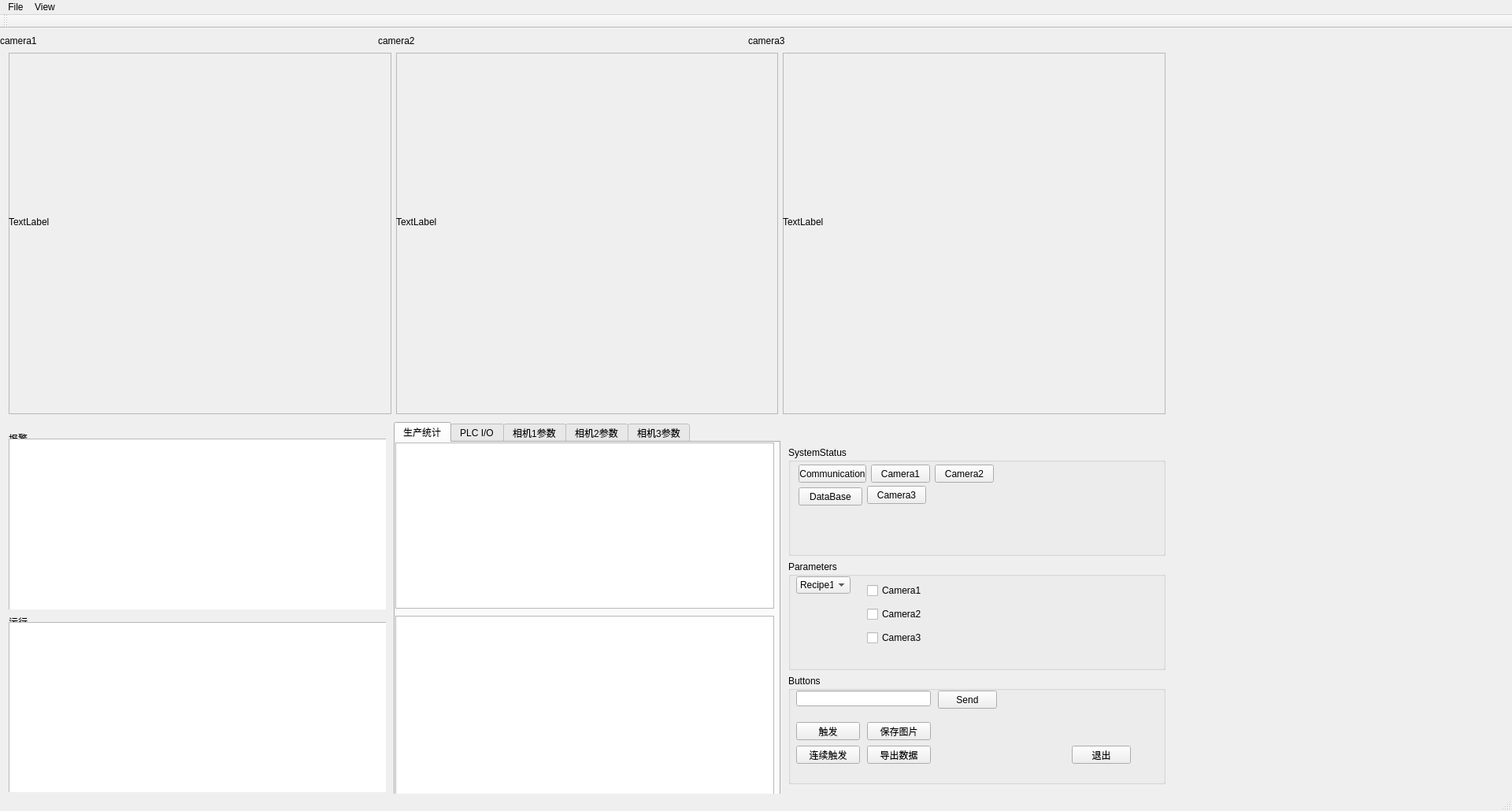
<?xml version="1.0" encoding="UTF-8"?>
<ui version="4.0">
 <class>QWidget_Halcon_LoadImageClass</class>
 <widget class="QMainWindow" name="QWidget_Halcon_LoadImageClass">
  <property name="geometry">
   <rect>
    <x>0</x>
    <y>0</y>
    <width>1920</width>
    <height>1030</height>
   </rect>
  </property>
  <property name="windowTitle">
   <string>QWidget_Halcon_LoadImage</string>
  </property>
  <widget class="QWidget" name="centralWidget">
   <widget class="QTabWidget" name="tabWidget">
    <property name="geometry">
     <rect>
      <x>500</x>
      <y>500</y>
      <width>491</width>
      <height>481</height>
     </rect>
    </property>
    <property name="currentIndex">
     <number>0</number>
    </property>
    <widget class="QWidget" name="tab1">
     <attribute name="title">
      <string>生产统计</string>
     </attribute>
     <widget class="QTableView" name="table_static1">
      <property name="geometry">
       <rect>
        <x>0</x>
        <y>0</y>
        <width>481</width>
        <height>211</height>
       </rect>
      </property>
     </widget>
     <widget class="QTableView" name="table_static2">
      <property name="geometry">
       <rect>
        <x>0</x>
        <y>220</y>
        <width>481</width>
        <height>231</height>
       </rect>
      </property>
     </widget>
    </widget>
    <widget class="QWidget" name="tab_2">
     <attribute name="title">
      <string>PLC I/O</string>
     </attribute>
     <widget class="QTableView" name="table_IO">
      <property name="geometry">
       <rect>
        <x>0</x>
        <y>0</y>
        <width>481</width>
        <height>401</height>
       </rect>
      </property>
     </widget>
    </widget>
    <widget class="QWidget" name="tab_5">
     <attribute name="title">
      <string>相机1参数</string>
     </attribute>
    </widget>
    <widget class="QWidget" name="tab">
     <attribute name="title">
      <string>相机2参数</string>
     </attribute>
    </widget>
    <widget class="QWidget" name="tab_6">
     <attribute name="title">
      <string>相机3参数</string>
     </attribute>
    </widget>
   </widget>
   <widget class="QWidget" name="layoutWidget">
    <property name="geometry">
     <rect>
      <x>0</x>
      <y>20</y>
      <width>1491</width>
      <height>481</height>
     </rect>
    </property>
    <layout class="QHBoxLayout" name="horizontalLayout">
     <item>
      <widget class="QFrame" name="frame_2">
       <property name="minimumSize">
        <size>
         <width>200</width>
         <height>200</height>
        </size>
       </property>
       <property name="frameShape">
        <enum>QFrame::StyledPanel</enum>
       </property>
       <property name="frameShadow">
        <enum>QFrame::Raised</enum>
       </property>
       <widget class="QLabel" name="label">
        <property name="geometry">
         <rect>
          <x>0</x>
          <y>0</y>
          <width>492</width>
          <height>430</height>
         </rect>
        </property>
        <property name="minimumSize">
         <size>
          <width>410</width>
          <height>430</height>
         </size>
        </property>
        <property name="text">
         <string>TextLabel</string>
        </property>
       </widget>
      </widget>
     </item>
     <item>
      <widget class="QFrame" name="frame_3">
       <property name="frameShape">
        <enum>QFrame::StyledPanel</enum>
       </property>
       <property name="frameShadow">
        <enum>QFrame::Raised</enum>
       </property>
       <widget class="QLabel" name="label_2">
        <property name="geometry">
         <rect>
          <x>0</x>
          <y>0</y>
          <width>492</width>
          <height>430</height>
         </rect>
        </property>
        <property name="minimumSize">
         <size>
          <width>410</width>
          <height>430</height>
         </size>
        </property>
        <property name="text">
         <string>TextLabel</string>
        </property>
       </widget>
      </widget>
     </item>
     <item>
      <widget class="QFrame" name="frame_4">
       <property name="frameShape">
        <enum>QFrame::StyledPanel</enum>
       </property>
       <property name="frameShadow">
        <enum>QFrame::Raised</enum>
       </property>
       <widget class="QLabel" name="label_3">
        <property name="geometry">
         <rect>
          <x>0</x>
          <y>0</y>
          <width>492</width>
          <height>430</height>
         </rect>
        </property>
        <property name="minimumSize">
         <size>
          <width>410</width>
          <height>430</height>
         </size>
        </property>
        <property name="text">
         <string>TextLabel</string>
        </property>
       </widget>
      </widget>
     </item>
    </layout>
   </widget>
   <widget class="QWidget" name="layoutWidget">
    <property name="geometry">
     <rect>
      <x>0</x>
      <y>500</y>
      <width>501</width>
      <height>481</height>
     </rect>
    </property>
    <layout class="QVBoxLayout" name="verticalLayout">
     <item>
      <widget class="QGroupBox" name="groupBox_4">
       <property name="minimumSize">
        <size>
         <width>50</width>
         <height>50</height>
        </size>
       </property>
       <property name="title">
        <string>报警</string>
       </property>
       <widget class="QTableView" name="table_alarm">
        <property name="geometry">
         <rect>
          <x>0</x>
          <y>10</y>
          <width>491</width>
          <height>221</height>
         </rect>
        </property>
        <property name="minimumSize">
         <size>
          <width>50</width>
          <height>50</height>
         </size>
        </property>
       </widget>
      </widget>
     </item>
     <item>
      <widget class="QGroupBox" name="groupBox_5">
       <property name="minimumSize">
        <size>
         <width>50</width>
         <height>50</height>
        </size>
       </property>
       <property name="title">
        <string>运行</string>
       </property>
       <widget class="QTextEdit" name="textEdit_status">
        <property name="geometry">
         <rect>
          <x>0</x>
          <y>10</y>
          <width>491</width>
          <height>231</height>
         </rect>
        </property>
        <property name="minimumSize">
         <size>
          <width>50</width>
          <height>50</height>
         </size>
        </property>
       </widget>
      </widget>
     </item>
    </layout>
   </widget>
   <widget class="QWidget" name="layoutWidget">
    <property name="geometry">
     <rect>
      <x>990</x>
      <y>520</y>
      <width>501</width>
      <height>451</height>
     </rect>
    </property>
    <layout class="QVBoxLayout" name="verticalLayout_2">
     <item>
      <widget class="QGroupBox" name="groupBox_2">
       <property name="minimumSize">
        <size>
         <width>450</width>
         <height>125</height>
        </size>
       </property>
       <property name="title">
        <string>SystemStatus</string>
       </property>
       <widget class="QPushButton" name="Indicator_Comm">
        <property name="geometry">
         <rect>
          <x>13</x>
          <y>23</y>
          <width>86</width>
          <height>23</height>
         </rect>
        </property>
        <property name="autoFillBackground">
         <bool>false</bool>
        </property>
        <property name="text">
         <string>Communication</string>
        </property>
       </widget>
       <widget class="QPushButton" name="Indicator_Camera">
        <property name="geometry">
         <rect>
          <x>105</x>
          <y>23</y>
          <width>75</width>
          <height>23</height>
         </rect>
        </property>
        <property name="text">
         <string>Camera1</string>
        </property>
       </widget>
       <widget class="QPushButton" name="Indicator_Camera2">
        <property name="geometry">
         <rect>
          <x>186</x>
          <y>23</y>
          <width>75</width>
          <height>23</height>
         </rect>
        </property>
        <property name="text">
         <string>Camera2</string>
        </property>
       </widget>
       <widget class="QPushButton" name="Indicator_Camera3">
        <property name="geometry">
         <rect>
          <x>100</x>
          <y>50</y>
          <width>75</width>
          <height>23</height>
         </rect>
        </property>
        <property name="text">
         <string>Camera3</string>
        </property>
       </widget>
       <widget class="QPushButton" name="Indicator_Database">
        <property name="geometry">
         <rect>
          <x>13</x>
          <y>52</y>
          <width>81</width>
          <height>23</height>
         </rect>
        </property>
        <property name="text">
         <string>DataBase</string>
        </property>
       </widget>
      </widget>
     </item>
     <item>
      <widget class="QGroupBox" name="groupBox_3">
       <property name="minimumSize">
        <size>
         <width>450</width>
         <height>125</height>
        </size>
       </property>
       <property name="title">
        <string>Parameters</string>
       </property>
       <widget class="QComboBox" name="comboBox">
        <property name="geometry">
         <rect>
          <x>10</x>
          <y>20</y>
          <width>69</width>
          <height>22</height>
         </rect>
        </property>
        <item>
         <property name="text">
          <string>Recipe1</string>
         </property>
        </item>
        <item>
         <property name="text">
          <string>Recipe2</string>
         </property>
        </item>
       </widget>
       <widget class="QCheckBox" name="checkBox">
        <property name="geometry">
         <rect>
          <x>100</x>
          <y>30</y>
          <width>71</width>
          <height>16</height>
         </rect>
        </property>
        <property name="text">
         <string>Camera1</string>
        </property>
       </widget>
       <widget class="QCheckBox" name="checkBox_2">
        <property name="geometry">
         <rect>
          <x>100</x>
          <y>60</y>
          <width>71</width>
          <height>16</height>
         </rect>
        </property>
        <property name="text">
         <string>Camera2</string>
        </property>
       </widget>
       <widget class="QCheckBox" name="checkBox_3">
        <property name="geometry">
         <rect>
          <x>100</x>
          <y>90</y>
          <width>71</width>
          <height>16</height>
         </rect>
        </property>
        <property name="text">
         <string>Camera3</string>
        </property>
       </widget>
      </widget>
     </item>
     <item>
      <widget class="QGroupBox" name="groupBox">
       <property name="minimumSize">
        <size>
         <width>450</width>
         <height>125</height>
        </size>
       </property>
       <property name="title">
        <string>Buttons</string>
       </property>
       <widget class="QPushButton" name="btn_loadImage">
        <property name="geometry">
         <rect>
          <x>10</x>
          <y>60</y>
          <width>81</width>
          <height>23</height>
         </rect>
        </property>
        <property name="text">
         <string>触发</string>
        </property>
       </widget>
       <widget class="QPushButton" name="btn_loadcontinuImage">
        <property name="geometry">
         <rect>
          <x>10</x>
          <y>90</y>
          <width>81</width>
          <height>23</height>
         </rect>
        </property>
        <property name="text">
         <string>连续触发</string>
        </property>
       </widget>
       <widget class="QLineEdit" name="lineEdit">
        <property name="geometry">
         <rect>
          <x>10</x>
          <y>20</y>
          <width>171</width>
          <height>20</height>
         </rect>
        </property>
       </widget>
       <widget class="QPushButton" name="sendButton">
        <property name="geometry">
         <rect>
          <x>190</x>
          <y>20</y>
          <width>75</width>
          <height>23</height>
         </rect>
        </property>
        <property name="text">
         <string>Send</string>
        </property>
       </widget>
       <widget class="QPushButton" name="exitButton">
        <property name="geometry">
         <rect>
          <x>360</x>
          <y>90</y>
          <width>75</width>
          <height>23</height>
         </rect>
        </property>
        <property name="text">
         <string>退出</string>
        </property>
       </widget>
       <widget class="QPushButton" name="btn_saveImage">
        <property name="geometry">
         <rect>
          <x>100</x>
          <y>60</y>
          <width>81</width>
          <height>23</height>
         </rect>
        </property>
        <property name="text">
         <string>保存图片</string>
        </property>
       </widget>
       <widget class="QPushButton" name="btn_importData">
        <property name="geometry">
         <rect>
          <x>100</x>
          <y>90</y>
          <width>81</width>
          <height>23</height>
         </rect>
        </property>
        <property name="text">
         <string>导出数据</string>
        </property>
       </widget>
      </widget>
     </item>
    </layout>
   </widget>
   <widget class="QLabel" name="label_4">
    <property name="geometry">
     <rect>
      <x>0</x>
      <y>10</y>
      <width>54</width>
      <height>12</height>
     </rect>
    </property>
    <property name="text">
     <string>camera1</string>
    </property>
   </widget>
   <widget class="QLabel" name="label_5">
    <property name="geometry">
     <rect>
      <x>480</x>
      <y>10</y>
      <width>54</width>
      <height>12</height>
     </rect>
    </property>
    <property name="text">
     <string>camera2</string>
    </property>
   </widget>
   <widget class="QLabel" name="label_6">
    <property name="geometry">
     <rect>
      <x>950</x>
      <y>10</y>
      <width>54</width>
      <height>12</height>
     </rect>
    </property>
    <property name="text">
     <string>camera3</string>
    </property>
   </widget>
  </widget>
  <widget class="QToolBar" name="mainToolBar">
   <attribute name="toolBarArea">
    <enum>TopToolBarArea</enum>
   </attribute>
   <attribute name="toolBarBreak">
    <bool>false</bool>
   </attribute>
  </widget>
  <widget class="QStatusBar" name="statusBar"/>
  <widget class="QMenuBar" name="menuBar">
   <property name="geometry">
    <rect>
     <x>0</x>
     <y>0</y>
     <width>1920</width>
     <height>23</height>
    </rect>
   </property>
   <widget class="QMenu" name="menuFile">
    <property name="title">
     <string>File</string>
    </property>
    <addaction name="actionOpen"/>
    <addaction name="actionCLose"/>
    <addaction name="actionExit"/>
   </widget>
   <widget class="QMenu" name="menuView">
    <property name="title">
     <string>View</string>
    </property>
    <addaction name="actionZoomIn"/>
    <addaction name="actionZoomOut"/>
    <addaction name="actionNormalSize"/>
   </widget>
   <addaction name="menuFile"/>
   <addaction name="menuView"/>
  </widget>
  <action name="actionOpen">
   <property name="text">
    <string>Open</string>
   </property>
  </action>
  <action name="actionCLose">
   <property name="text">
    <string>CLose</string>
   </property>
  </action>
  <action name="actionExit">
   <property name="text">
    <string>Exit</string>
   </property>
  </action>
  <action name="actionZoomIn">
   <property name="checkable">
    <bool>false</bool>
   </property>
   <property name="text">
    <string>ZoomIn</string>
   </property>
  </action>
  <action name="actionZoomOut">
   <property name="text">
    <string>ZoomOut</string>
   </property>
  </action>
  <action name="actionNormalSize">
   <property name="text">
    <string>NormalSize</string>
   </property>
  </action>
 </widget>
 <layoutdefault spacing="6" margin="11"/>
 <resources>
  <include location="QWidget_Halcon_LoadImage.qrc"/>
 </resources>
 <connections/>
</ui>
